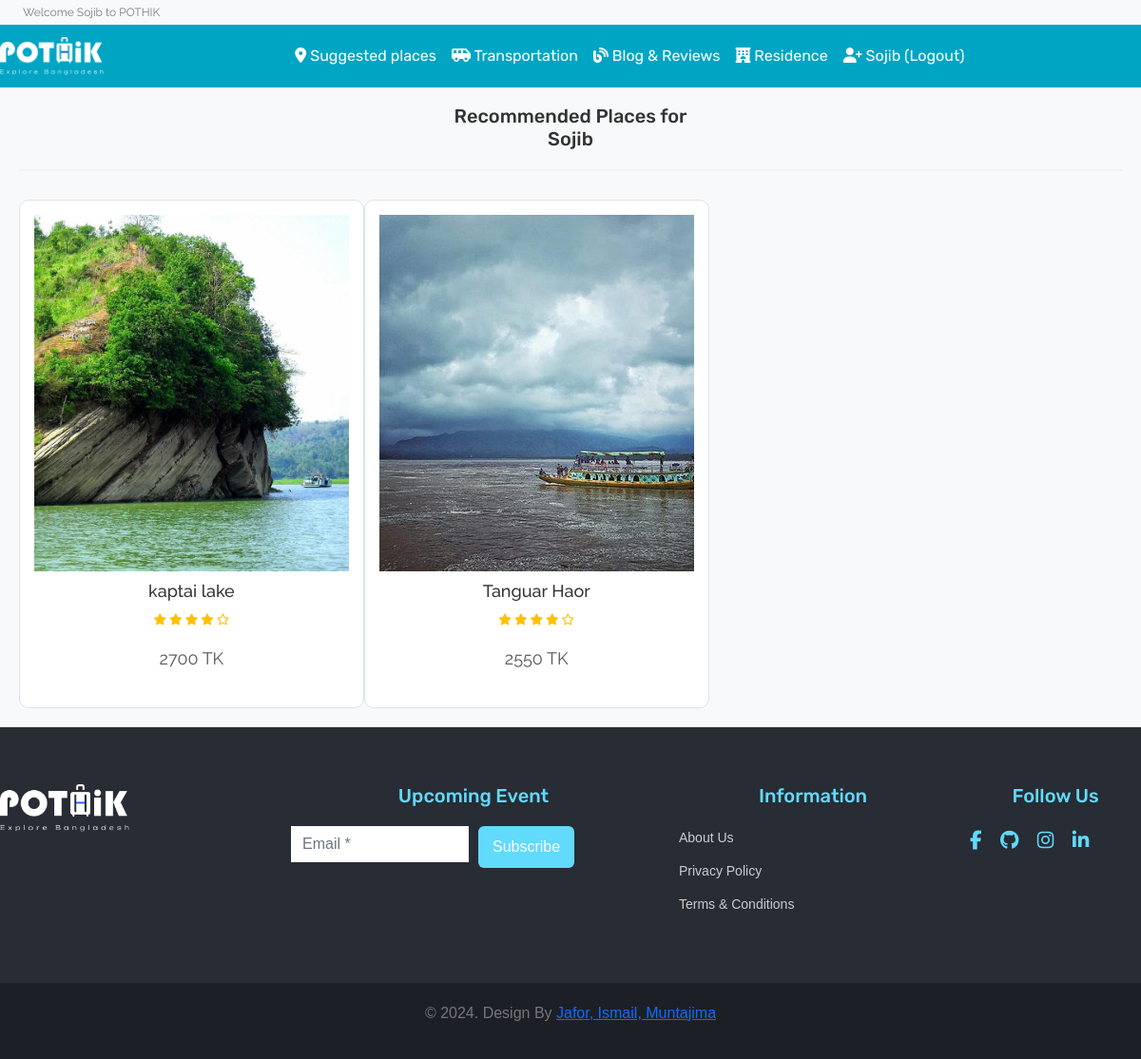
Screenshot of /topPlace.php (signed in) with the database file from the repository.
### tables this page shows
CREATE TABLE `users` (
  `user_id` int(11) NOT NULL,
  `user_name` varchar(50) DEFAULT NULL,
  `email` varchar(50) NOT NULL,
  `password` varchar(50) DEFAULT NULL,
  `number` text NOT NULL,
  `Fplace` varchar(20) NOT NULL,
  `address` varchar(50) NOT NULL,
  `verification_code` varchar(255) NOT NULL,
  `is_verify` int(10) NOT NULL DEFAULT 0
);

CREATE TABLE `place` (
  `tour_id` int(11) NOT NULL,
  `tour_Division` varchar(200) NOT NULL,
  `tour_name` varchar(255) NOT NULL,
  `Place_type` varchar(25) NOT NULL,
  `tour_price` text NOT NULL,
  `tour_image` varchar(255) NOT NULL,
  `tour_register` date DEFAULT NULL
);

### topPlace.php (called while the page is built, shortened)
<?php
    include ('header.php');
?>
<?php
    include ('Template/suggestion.php');
?>
<?php
include ('footer.php');
?>

### database/functions.php (called while the page is built, shortened)
<?php
function check_login($con)
{
	if(isset($_SESSION['user_id']))
	{
		$id = $_SESSION['user_id'];
		$query = "select * from users where user_id = '$id' limit 1";
		$result = mysqli_query($con,$query);
		if($result && mysqli_num_rows($result) > 0)
		{
			$user_data = mysqli_fetch_assoc($result);
			return $user_data;
		}
	}
	die;
}

### Template/suggestion.php (the view, shortened to what this page needs)
<?php
$conn = new mysqli('localhost', 'root', '', 'travel');
if (isset($_SESSION['user_id'])) {
    $user_id = $_SESSION['user_id'];
} else {
    die("User is not logged in.");
}
$user_query = $conn->prepare("SELECT user_name FROM users WHERE user_id = ?");
$user_query->bind_param('i', $user_id);
$user_query->execute();
$user_result = $user_query->get_result();
if ($user_result->num_rows > 0) {
    $user_data = $user_result->fetch_assoc();
} else {
    die("User data not found.");
}
$sql = "SELECT `tour_id`, `tour_Division`, `tour_name`, `tour_price`, `tour_image`
        FROM place
        JOIN users ON place.Place_type = users.Fplace
        WHERE users.user_id = ?";
$stmt = $conn->prepare($sql);
$stmt->bind_param('i', $user_id);
$stmt->execute();
$result = $stmt->get_result();
$product_shuffle = [];
if ($result->num_rows > 0) {
    while ($row = $result->fetch_assoc()) {
        $product_shuffle[] = $row;
    }
} else {
    echo "No suggestions found.";
    exit;
}
?>
<!DOCTYPE html>
<html lang="en">
<head>
</head>
<body>
<section id="suggested-places">
    <div class="containerrr">
        <h4 class="font-rubik font-size-20">Recommended Places for <p class="text-capitalize"><?php echo htmlspecialchars($user_data['user_name']); ?></p></h4>
        <hr>
        <div class="grid">
            <?php foreach ($product_shuffle as $item) { ?>
                <div class="grid-item border <?php echo htmlspecialchars($item['tour_Division']); ?>">
                    <div class="item">
                        <div class="product font-rale">
                            <a href="<?php printf('%s?tour_id=%s', 'Place.php', htmlspecialchars($item['tour_id'])); ?>">
                                <img src="<?php echo htmlspecialchars($item['tour_image']) ?? "./assets/products/13.png"; ?>" alt="product1" class="img-fluid">
                            </a>
                            <div class="text-center">
                                <h6><?php echo htmlspecialchars($item['tour_name']) ?? "Unknown"; ?></h6>
                                <div class="rating text-warning font-size-12">
                                    <span><i class="fas fa-star"></i></span>
                                    <span><i class="fas fa-star"></i></span>
                                    <span><i class="fas fa-star"></i></span>
                                    <span><i class="fas fa-star"></i></span>
                                    <span><i class="far fa-star"></i></span>
                                </div>
                                <div class="price py-2">
                                    <span><?php echo htmlspecialchars($item['tour_price']) ?? 0; ?> TK</span>
                                </div>
                            </div>
                        </div>
                    </div>
                </div>
            <?php } ?>
        </div>
    </div>
</section>
</body>
</html>

### header.php (shortened to what this page needs)
<?php
include ("database/connection.php");
include ("database/functions.php");
$user_data = check_login($con);
?>
<!DOCTYPE html>
<html lang="en">
<head>
    <link href="https://cdn.jsdelivr.net/npm/bootstrap@5.2.1/dist/css/bootstrap.min.css" rel="stylesheet"
>
    <link rel="stylesheet" href="https://stackpath.bootstrapcdn.com/bootstrap/4.4.1/css/bootstrap.min.css"
>
    <link rel="stylesheet" href="https://cdnjs.cloudflare.com/ajax/libs/OwlCarousel2/2.3.4/assets/owl.carousel.min.css"
 />
    <link rel="stylesheet"
        href="https://cdnjs.cloudflare.com/ajax/libs/OwlCarousel2/2.3.4/assets/owl.theme.default.min.css"
 />
    <link rel="stylesheet" href="https://cdnjs.cloudflare.com/ajax/libs/font-awesome/5.13.0/css/all.min.css"
 />
    <link rel="stylesheet" href="https://cdnjs.cloudflare.com/ajax/libs/font-awesome/6.2.1/css/all.min.css">
    <link href="https://cdn.jsdelivr.net/npm/bootstrap@5.2.3/dist/css/bootstrap.min.css" rel="stylesheet"
>
    <link href="https://cdn.jsdelivr.net/npm/bootstrap@5.2.0-beta1/dist/css/bootstrap.min.css" rel="stylesheet"
>
    <link rel="stylesheet" href="style.css">
    <?php
    require ('functions.php');
    ?>
</head>
<body>
    <header id="header" class="fixed-top">
        <div class="strip d-flex justify-content-between px-4 py-1 bg-light shadow-sm">
            <p class="font-rale font-size-12 text-black-50 m-0 welcome-text">
                Welcome <?php echo $user_data['user_name']; ?> to POTHIK
            </p>
        </div>
        <nav class="navbar navbar-expand-lg navbar-dark color-second-bg">
            <a class="navbar-brand" href="./index.php">
                <img src="assets/icons/pothik 2.png" alt="POTHIK Logo" height="40px" class="animated-logo">
            </a>
            <div class="collapse navbar-collapse" id="navbarNav">
                <ul class="navbar-nav m-auto font-rubik">
                    <li class="nav-item active">
                        <a class="nav-link hover-effect" href="./topPlace.php"><i class="fa-solid fa-location-dot"></i>
                            Suggested places</a>
                    </li>
                    <li class="nav-item active">
                        <a class="nav-link hover-effect" href="./bus.php"><i class="fa-solid fa-van-shuttle"></i>
                            Transportation</a>
                    </li>
                    <li class="nav-item active">
                        <a class="nav-link hover-effect" href="./blog.php"><i class="fa-solid fa-blog"></i> Blog &
                            Reviews</a>
                    </li>
                    <li class="nav-item active">
                        <a class="nav-link hover-effect" href="./home.php"><i class="fa-solid fa-hotel"></i>
                            Residence</a>
                    </li>
                    <li class="nav-item active">
                        <a class="nav-link text-capitalize hover-effect" href="./logout.php">
                            <i class="fa-solid fa-user-plus"></i> <?php echo $user_data['user_name']; ?> (Logout)
                        </a>
                    </li>
                </ul>
            </div>
        </nav>
    </header>
</body>

### style.css (style rules this page uses)
.font-rale { font-family: "Raleway", cursive; }
.font-rubik { font-family: "Rubik", cursive; }
.font-size-12 { font-size: 12px; }
.font-size-20 { font-size: 20px; }
.color-second-bg { background: #00A5C4; }

### header.php (style rules this page uses)
body { font-family: 'Rubik', sans-serif; padding-top: 90px; }
.fixed-top { position: fixed; top: 0; width: 100%; z-index: 1030; }
.hover-effect { position: relative; color: white; transition: color 0.3s ease-in-out, transform 0.3s ease-in-out; }
.hover-effect::after { content: ''; position: absolute; width: 0%; height: 2px; background-color: #fff; left: 50%; bottom: -5px; transition: width 0.3s ease-in-out, left 0.3s ease-in-out; }
.navbar { transition: background-color 0.5s ease, box-shadow 0.5s ease; }
.animated-logo { animation: logo-pulse 3s infinite; }
.collapse { animation: slide-in 0.5s ease; }
.welcome-text { animation: text-fade-in 2s ease; }

### Template/suggestion.php (style rules this page uses)
body { font-family: 'Arial', sans-serif; background-color: #f8f9fa; color: #333; }
.containerrr { max-width: 1200px; margin: 0 auto; padding: 20px; }
h4 { font-family: 'Rubik', sans-serif; font-size: 24px; margin-bottom: 20px; color: #333; text-align: center; }
hr { margin-bottom: 30px; border: 1px solid #ddd; }
.product img { width: 100%; height: 375px; object-fit: cover; transition: transform 0.3s ease; }
.grid { display: flex; flex-wrap: wrap; gap: 20px; padding: 200; justify-content: space-between; }
.grid-item { border: 1px solid #ddd; border-radius: 10px; overflow: hidden; transition: transform 0.3s, box-shadow 0.3s; width: calc(33% - 20px); box-sizing: border-box; background-color: #fff; }
.product { padding: 15px; text-align: center; }
.product h6 { font-size: 18px; margin: 10px 0; color: #333; }
.rating { margin: 10px 0; }
.price { font-size: 18px; color: #555; margin-bottom: 15px; }

### rows the page displays
users: user_name "Sojib"
place: tour_image (picture), tour_name "kaptai lake", tour_price "2700"
place: tour_image (picture), tour_name "Tanguar Haor", tour_price "2550"
